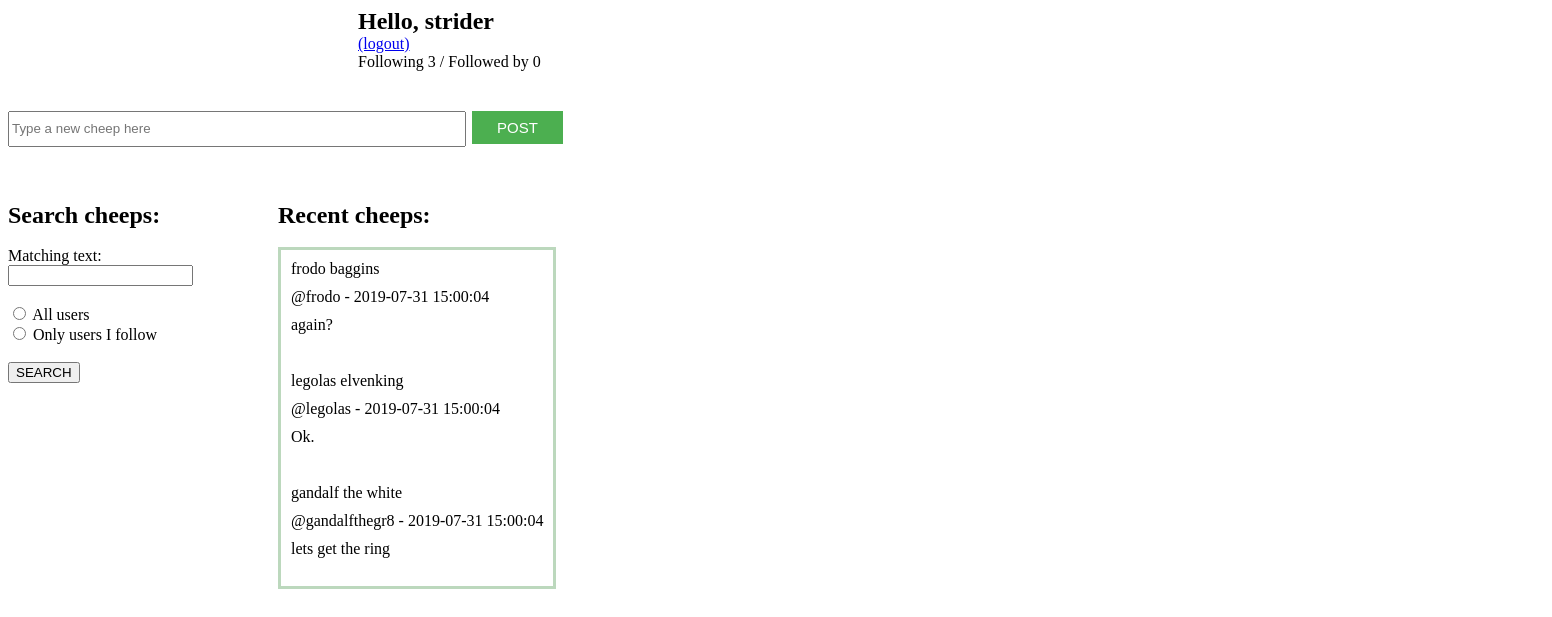
The page /02_Web_Database_REST_APIs/home.php (signed in) on the database its author committed.
### tables this page shows
create table CHEEPS (
	cheep_id int not null AUTO_INCREMENT,
	cheep_text varchar(141),
	created_date timestamp,
	user_id int,
	primary key (cheep_id),
	foreign key (user_id) references USERS(user_id)	
);

create table USERS (
	user_id int not null AUTO_INCREMENT,
	username varchar(20) unique,
	firstname varchar(40),
	lastname varchar(40),
	password varchar(40),
	usertype varchar(20),
	created_date timestamp,
	primary key (user_id)
);

### 02_Web_Database_REST_APIs/home.php (the view, shortened to what this page needs)
<!DOCTYPE html>
<html lang="en">
<head>
	<link rel="stylesheet" type="text/css" href="style.css">
</head>
<body>
<?php
	if (isset($_SESSION['user_id'])) {
		echo "<div class='greeting'>";
		echo "<h2>Hello, ".$_SESSION['firstname']."</h2>";
		echo "<a href='logout.php'>(logout)</a><br>";
		$query_following = "select follows_id  from FOLLOWS where user_id='".$_SESSION['user_id']."'";
		$num_following = 0;
		$num_follower = 0;
		require('dbconnect.php');
		if ($result = mysqli_query($db, $query_following)) {
                	$num_following =  mysqli_num_rows($result);
        	}
		echo "<p>Following ".$num_following." / Followed by ".$num_follower."</p><br>";
		echo "</div><br>";
	} else {
 		echo "<div class='greeting'>";
		echo "<p>You are not logged in, please log in first.</p>";
	        echo "<a href='login.php'>Login</a> <br>";
		echo "</div>";
	}
?>
<div class='post'>
<form action="post_cheep.php" method="post">
<input type="text" class="inputpost" name="cheep_text" maxlength="141" placeholder="Type a new cheep here">
<input type="submit" class="postbtn" value="POST">
</form>
<br>
<br>
<br>
</div>
<div class='container'>
<div class="fil_cheep">
<h2>Search cheeps:</h2><br>
<form action="home.php" method="get">
<p>Matching text:</p>
<input type="text" name="ma_text">
<br>
<br>
<input type="radio" class="inputradio" name="ma_user" value="all">        All users<br>
<input type="radio" class="inputradio" name="ma_user" value="following">        Only users I follow<br>
<br>
<input type="submit" class="searchbtn" value="SEARCH">
</form>
</div>
<?php
	if (isset($_SESSION['user_id'])){
		if (!isset($_GET['ma_text']) && !isset($_GET['ma_user'])) {
			$query = 'select USERS.firstname, USERS.lastname, USERS.username, CHEEPS.created_date, CHEEPS.cheep_text '.
				'from (CHEEPS join FOLLOWS on CHEEPS.user_id = FOLLOWS.follows_id) '.
				'join USERS on CHEEPS.user_id = USERS.user_id '.
				'where FOLLOWS.user_id = '.$_SESSION["user_id"].' order by created_date desc limit 10';
		} else if (isset($_GET['ma_text']) && !isset($_GET['ma_user'])) {
			$ma_text = mysqli_real_escape_string($db, $_GET['ma_text']);
                        $query = 'select USERS.firstname, USERS.lastname, USERS.username, CHEEPS.created_date, CHEEPS.cheep_text '.
                                'from (CHEEPS join FOLLOWS on CHEEPS.user_id = FOLLOWS.follows_id) '.
                                'join USERS on CHEEPS.user_id = USERS.user_id '.
                                'where FOLLOWS.user_id = '.$_SESSION["user_id"].' and CHEEPS.cheep_text like "%'.$ma_text.'%" '.
				'order by created_date desc limit 10';
		} else if ($_GET['ma_user'] == 'all') {
			$ma_text = mysqli_real_escape_string($db, $_GET['ma_text']);
			$query = 'select USERS.firstname, USERS.lastname, USERS.username, CHEEPS.created_date, CHEEPS.cheep_text '.
                                'from CHEEPS join USERS on CHEEPS.user_id = USERS.user_id '.
                                'where CHEEPS.cheep_text like "%'.$ma_text.'%" order by created_date desc limit 10';
		}
	}
	echo "<div class='seres'>";
	echo "<h2>Recent cheeps:</h2><br>";
	if (isset($_SESSION['user_id'])){
 		echo "<div class='secontent'>";
		if ($result = mysqli_query($db, $query)) {
        		while ($row = mysqli_fetch_assoc($result)){
                 		echo "<p class='commentname'>".$row['firstname']." ".$row['lastname']."</p>".
			     	"<p class='commentsuffix'> @".$row['username']." - ".$row['created_date']."</p>".
			     	"<p class='commentcheeptext'>".$row['cheep_text']."</p><br>";
			}
		}
		echo "</div>";
	}
	echo "</div>";
?>
</div>
</body>
</html>

### 02_Web_Database_REST_APIs/style.css (style rules this page uses)
.greeting { position:relative; left:350px; }
.inputpost { width: 450px; height: 30px; }
.postbtn { background-color: #4CAF50; border: none; color: white; padding: 8px 25px; text-align: center; text-decoration: none; display: inline-block; font-size: 15px; margin: 4px 2px; cursor: pointer; }
.secontent { border: solid; border-color: #bcd8bd; }
.commentname { margin: 10px; }
.commentsuffix { margin: 10px; }
.commentcheeptext { margin: 10px; }
.container { display: inline-flex; }
.fil_cheep { width: 180px; }
.seres { position: relative; left: 90px; display: inline-grid; }
p { margin-block-start: 0; margin-block-end: 0; }
h2 { margin-block-start: 0; margin-block-end: 0; }

### rows shown on the page
cheeps: user.firstname "frodo", user.lastname "baggins", user.username "frodo", created_date "2019-07-31 15:00:04", cheep_text "again?"
cheeps: user.firstname "legolas", user.lastname "elvenking", user.username "legolas", created_date "2019-07-31 15:00:04", cheep_text "Ok."
cheeps: user.firstname "gandalf", user.lastname "the white", user.username "gandalfthegr8", created_date "2019-07-31 15:00:04", cheep_text "lets get the ring"

### other values the page prints
$_SESSION['firstname'] "strider"
$num_following "3"
$num_follower "0"
